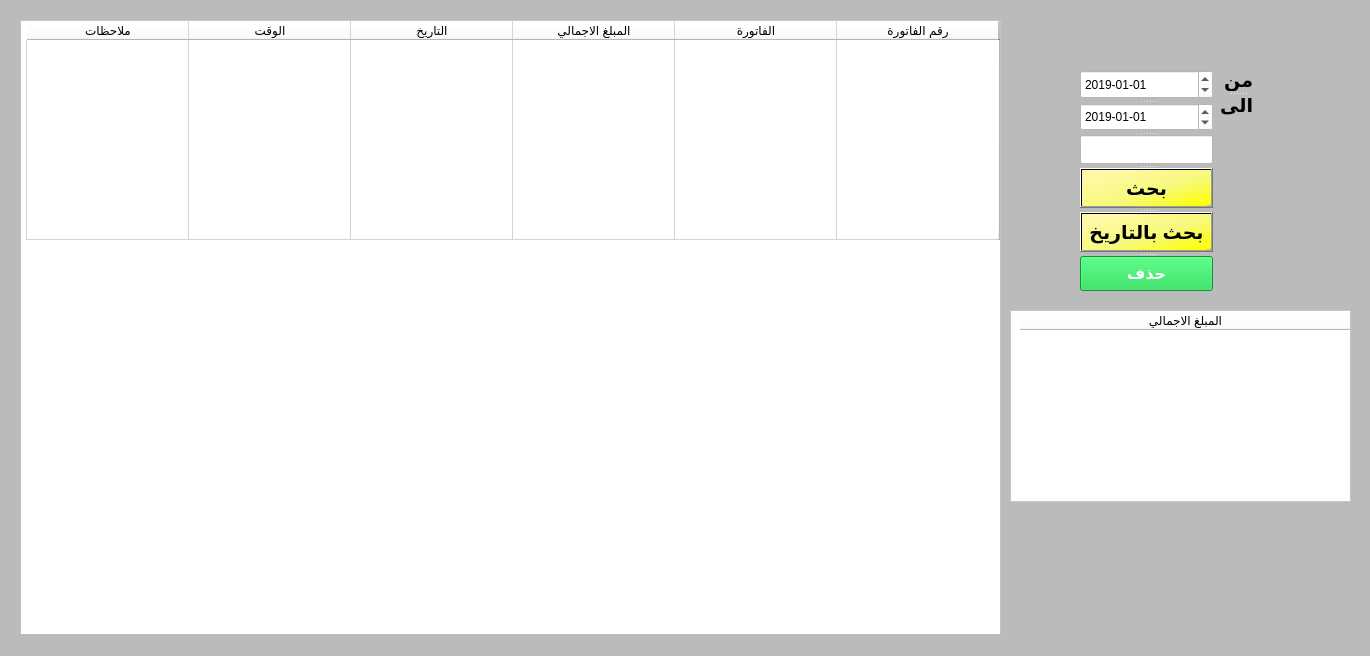
<?xml version="1.0" encoding="UTF-8"?>
<ui version="4.0">
 <class>MainWindow</class>
 <widget class="QMainWindow" name="MainWindow">
  <property name="geometry">
   <rect>
    <x>0</x>
    <y>0</y>
    <width>1370</width>
    <height>656</height>
   </rect>
  </property>
  <property name="windowTitle">
   <string>Search</string>
  </property>
  <property name="windowIcon">
   <iconset>
    <normaloff>chicken-emblem_10272-25.jpg</normaloff>chicken-emblem_10272-25.jpg</iconset>
  </property>
  <property name="styleSheet">
   <string notr="true">background-color: rgb(187, 187, 187);</string>
  </property>
  <widget class="QWidget" name="centralwidget">
   <widget class="QSplitter" name="splitter_3">
    <property name="geometry">
     <rect>
      <x>1080</x>
      <y>70</y>
      <width>133</width>
      <height>221</height>
     </rect>
    </property>
    <property name="orientation">
     <enum>Qt::Vertical</enum>
    </property>
    <widget class="QDateEdit" name="dateEdit">
     <property name="styleSheet">
      <string notr="true">background-color: rgb(255, 255, 255);</string>
     </property>
     <property name="dateTime">
      <datetime>
       <hour>0</hour>
       <minute>0</minute>
       <second>0</second>
       <year>2019</year>
       <month>1</month>
       <day>1</day>
      </datetime>
     </property>
     <property name="displayFormat">
      <string>yyyy-MM-dd</string>
     </property>
    </widget>
    <widget class="QDateEdit" name="dateEdit_2">
     <property name="styleSheet">
      <string notr="true">background-color: rgb(255, 255, 255);</string>
     </property>
     <property name="dateTime">
      <datetime>
       <hour>0</hour>
       <minute>0</minute>
       <second>0</second>
       <year>2019</year>
       <month>1</month>
       <day>1</day>
      </datetime>
     </property>
     <property name="displayFormat">
      <string>yyyy-MM-dd</string>
     </property>
    </widget>
    <widget class="QLineEdit" name="lineEdit_5">
     <property name="styleSheet">
      <string notr="true">background-color: rgb(255, 255, 255);</string>
     </property>
    </widget>
    <widget class="QPushButton" name="pushButton_6">
     <property name="font">
      <font>
       <pointsize>14</pointsize>
       <weight>75</weight>
       <bold>true</bold>
      </font>
     </property>
     <property name="styleSheet">
      <string notr="true">background-color: qlineargradient(spread:reflect, x1:0.046, y1:0.08, x2:1, y2:1, stop:0 rgba(255, 249, 175, 255), stop:0.55 rgba(247, 249, 122, 255), stop:0.971591 rgba(255, 255, 0, 255), stop:0.977273 rgba(189, 189, 189, 255), stop:1 rgba(189, 189, 189, 255));</string>
     </property>
     <property name="text">
      <string>بحث</string>
     </property>
    </widget>
    <widget class="QPushButton" name="pushButton_4">
     <property name="font">
      <font>
       <pointsize>14</pointsize>
       <weight>75</weight>
       <bold>true</bold>
      </font>
     </property>
     <property name="styleSheet">
      <string notr="true">background-color: qlineargradient(spread:reflect, x1:0.046, y1:0.08, x2:1, y2:1, stop:0 rgba(255, 249, 175, 255), stop:0.55 rgba(247, 249, 122, 255), stop:0.971591 rgba(255, 255, 0, 255), stop:0.977273 rgba(189, 189, 189, 255), stop:1 rgba(189, 189, 189, 255));</string>
     </property>
     <property name="text">
      <string>بحث بالتاريخ</string>
     </property>
    </widget>
    <widget class="QPushButton" name="listdel">
     <property name="font">
      <font>
       <pointsize>12</pointsize>
       <weight>75</weight>
       <bold>true</bold>
      </font>
     </property>
     <property name="styleSheet">
      <string notr="true">background-color: rgb(14, 209, 69);
color: rgb(255, 255, 255);</string>
     </property>
     <property name="text">
      <string>حذف</string>
     </property>
     <property name="icon">
      <iconset>
       <normaloff>delete.png</normaloff>delete.png</iconset>
     </property>
     <property name="iconSize">
      <size>
       <width>26</width>
       <height>27</height>
      </size>
     </property>
    </widget>
   </widget>
   <widget class="QSplitter" name="splitter_4">
    <property name="geometry">
     <rect>
      <x>1220</x>
      <y>70</y>
      <width>33</width>
      <height>46</height>
     </rect>
    </property>
    <property name="orientation">
     <enum>Qt::Vertical</enum>
    </property>
    <widget class="QLabel" name="label_6">
     <property name="font">
      <font>
       <pointsize>14</pointsize>
       <weight>75</weight>
       <bold>true</bold>
      </font>
     </property>
     <property name="text">
      <string>من </string>
     </property>
    </widget>
    <widget class="QLabel" name="label_7">
     <property name="font">
      <font>
       <pointsize>14</pointsize>
       <weight>75</weight>
       <bold>true</bold>
      </font>
     </property>
     <property name="text">
      <string>الى</string>
     </property>
    </widget>
   </widget>
   <widget class="QTableWidget" name="tableWidget">
    <property name="geometry">
     <rect>
      <x>20</x>
      <y>20</y>
      <width>981</width>
      <height>691</height>
     </rect>
    </property>
    <property name="layoutDirection">
     <enum>Qt::RightToLeft</enum>
    </property>
    <property name="styleSheet">
     <string notr="true">background-color: rgb(255, 255, 255);</string>
    </property>
    <property name="editTriggers">
     <set>QAbstractItemView::NoEditTriggers</set>
    </property>
    <property name="selectionBehavior">
     <enum>QAbstractItemView::SelectRows</enum>
    </property>
    <attribute name="horizontalHeaderDefaultSectionSize">
     <number>162</number>
    </attribute>
    <attribute name="verticalHeaderDefaultSectionSize">
     <number>200</number>
    </attribute>
    <row>
     <property name="text">
      <string/>
     </property>
    </row>
    <column>
     <property name="text">
      <string>رقم الفاتورة</string>
     </property>
    </column>
    <column>
     <property name="text">
      <string>الفاتورة</string>
     </property>
    </column>
    <column>
     <property name="text">
      <string>المبلغ الاجمالي</string>
     </property>
    </column>
    <column>
     <property name="text">
      <string>التاريخ</string>
     </property>
    </column>
    <column>
     <property name="text">
      <string>الوقت</string>
     </property>
    </column>
    <column>
     <property name="text">
      <string>ملاحظات</string>
     </property>
    </column>
   </widget>
   <widget class="QTableWidget" name="tableWidget_2">
    <property name="geometry">
     <rect>
      <x>1010</x>
      <y>310</y>
      <width>341</width>
      <height>192</height>
     </rect>
    </property>
    <property name="layoutDirection">
     <enum>Qt::RightToLeft</enum>
    </property>
    <property name="styleSheet">
     <string notr="true">background-color: rgb(255, 255, 255);</string>
    </property>
    <property name="editTriggers">
     <set>QAbstractItemView::NoEditTriggers</set>
    </property>
    <property name="selectionMode">
     <enum>QAbstractItemView::NoSelection</enum>
    </property>
    <property name="textElideMode">
     <enum>Qt::ElideMiddle</enum>
    </property>
    <attribute name="horizontalHeaderDefaultSectionSize">
     <number>331</number>
    </attribute>
    <column>
     <property name="text">
      <string>المبلغ الاجمالي</string>
     </property>
    </column>
   </widget>
  </widget>
  <widget class="QMenuBar" name="menubar">
   <property name="geometry">
    <rect>
     <x>0</x>
     <y>0</y>
     <width>1370</width>
     <height>21</height>
    </rect>
   </property>
  </widget>
  <widget class="QStatusBar" name="statusbar"/>
 </widget>
 <resources/>
 <connections/>
</ui>
